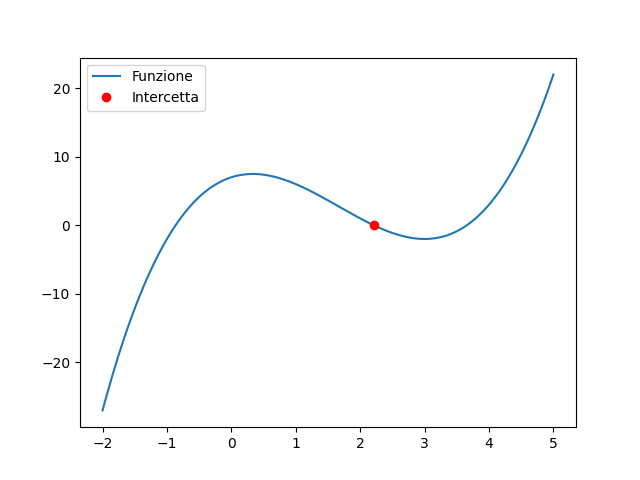

Reproduce this figure in Python.
import numpy as np
import matplotlib.pyplot as plt

def newton(f, df, x0, tol, max_iter):
    """
    Implementazione del metodo di Newton per il calcolo differenziale.
    
    Args:
        f (callable): La funzione da cui si vuole trovare l'intercetta.
        df (callable): La derivata della funzione f.
        x0 (float): Il valore di partenza per l'algoritmo di Newton.
        tol (float): La tolleranza per la convergenza dell'algoritmo di Newton.
        max_iter (int): Il numero massimo di iterazioni per l'algoritmo di Newton.
        
    Returns:
        float: L'intercetta della funzione f.
    """
    x = x0
    for i in range(max_iter):
        dx = -f(x) / df(x)
        x += dx
        if abs(dx) < tol:
            return x
    raise ValueError("Il metodo di Newton non ha converguto entro il numero massimo di iterazioni.")

def main():
    # Definiamo la funzione da cui vogliamo trovare l'intercetta.
    f = lambda x: x**3 - 5*x**2 + 3*x + 7
    
    # Definiamo la derivata della funzione.
    df = lambda x: 3*x**2 - 10*x + 3
    
    # Definiamo il valore di partenza per l'algoritmo di Newton.
    x0 = 2.0
    
    # Definiamo la tolleranza per la convergenza dell'algoritmo di Newton.
    tol = 1e-6
    
    # Definiamo il numero massimo di iterazioni per l'algoritmo di Newton.
    max_iter = 100
    
    # Applichiamo il metodo di Newton per trovare l'intercetta della funzione.
    x = newton(f, df, x0, tol, max_iter)
    print("L'intercetta della funzione è:", x)
    
    # Visualizziamo la funzione e l'intercetta trovata.
    x_vals = np.linspace(-2, 5, 1000)
    y_vals = f(x_vals)
    plt.plot(x_vals, y_vals, label="Funzione")
    plt.plot(x, f(x), 'ro', label="Intercetta")
    plt.legend()
    plt.show()

if __name__ == "__main__":
    main()
